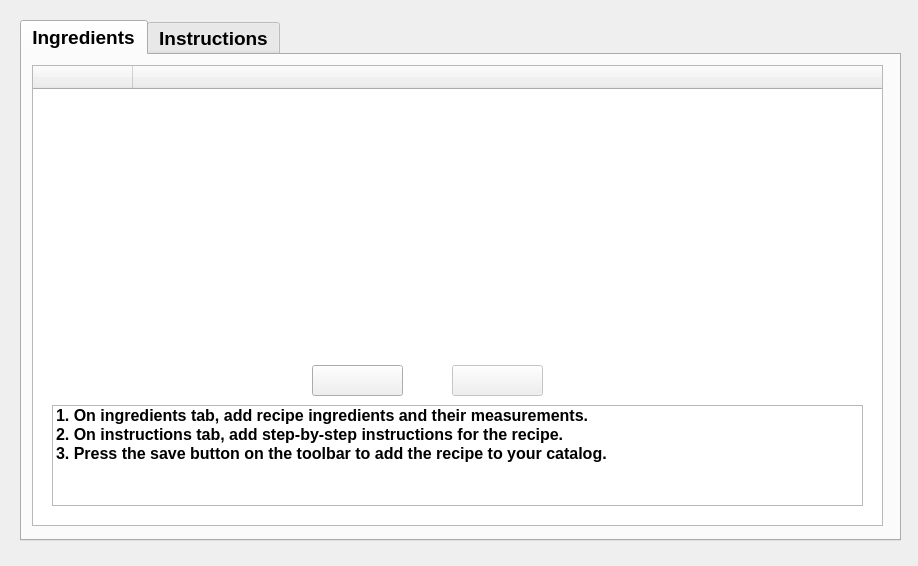
<?xml version="1.0" encoding="UTF-8"?>
<ui version="4.0">
 <class>Form</class>
 <widget class="QWidget" name="Form">
  <property name="geometry">
   <rect>
    <x>0</x>
    <y>0</y>
    <width>918</width>
    <height>566</height>
   </rect>
  </property>
  <property name="windowTitle">
   <string>Form</string>
  </property>
  <widget class="QStackedWidget" name="stackedPages">
   <property name="geometry">
    <rect>
     <x>10</x>
     <y>10</y>
     <width>901</width>
     <height>541</height>
    </rect>
   </property>
   <property name="currentIndex">
    <number>1</number>
   </property>
   <widget class="QWidget" name="catalogPage">
    <widget class="QPushButton" name="searchButton">
     <property name="geometry">
      <rect>
       <x>10</x>
       <y>430</y>
       <width>101</width>
       <height>101</height>
      </rect>
     </property>
     <property name="minimumSize">
      <size>
       <width>91</width>
       <height>91</height>
      </size>
     </property>
     <property name="toolTip">
      <string>search catalog</string>
     </property>
     <property name="text">
      <string/>
     </property>
     <property name="icon">
      <iconset resource="resource.qrc">
       <normaloff>:/icons/spyglass.png</normaloff>:/icons/spyglass.png</iconset>
     </property>
     <property name="iconSize">
      <size>
       <width>50</width>
       <height>50</height>
      </size>
     </property>
    </widget>
    <widget class="QTableWidget" name="catalogTable">
     <property name="enabled">
      <bool>true</bool>
     </property>
     <property name="geometry">
      <rect>
       <x>10</x>
       <y>10</y>
       <width>881</width>
       <height>411</height>
      </rect>
     </property>
     <property name="lineWidth">
      <number>1</number>
     </property>
     <property name="verticalScrollBarPolicy">
      <enum>Qt::ScrollBarPolicy::ScrollBarAlwaysOn</enum>
     </property>
     <property name="sizeAdjustPolicy">
      <enum>QAbstractScrollArea::SizeAdjustPolicy::AdjustToContentsOnFirstShow</enum>
     </property>
     <property name="alternatingRowColors">
      <bool>true</bool>
     </property>
     <property name="gridStyle">
      <enum>Qt::PenStyle::DotLine</enum>
     </property>
     <property name="sortingEnabled">
      <bool>true</bool>
     </property>
     <attribute name="horizontalHeaderVisible">
      <bool>true</bool>
     </attribute>
     <attribute name="horizontalHeaderCascadingSectionResizes">
      <bool>true</bool>
     </attribute>
     <attribute name="horizontalHeaderDefaultSectionSize">
      <number>263</number>
     </attribute>
     <attribute name="horizontalHeaderShowSortIndicator" stdset="0">
      <bool>true</bool>
     </attribute>
     <attribute name="horizontalHeaderStretchLastSection">
      <bool>false</bool>
     </attribute>
     <attribute name="verticalHeaderShowSortIndicator" stdset="0">
      <bool>true</bool>
     </attribute>
     <column>
      <property name="text">
       <string/>
      </property>
      <property name="font">
       <font>
        <pointsize>14</pointsize>
        <bold>true</bold>
       </font>
      </property>
     </column>
     <column>
      <property name="text">
       <string/>
      </property>
      <property name="font">
       <font>
        <pointsize>14</pointsize>
        <bold>true</bold>
       </font>
      </property>
     </column>
     <column>
      <property name="text">
       <string/>
      </property>
      <property name="font">
       <font>
        <pointsize>14</pointsize>
        <bold>true</bold>
       </font>
      </property>
     </column>
    </widget>
    <widget class="QLineEdit" name="lineEdit">
     <property name="geometry">
      <rect>
       <x>120</x>
       <y>450</y>
       <width>741</width>
       <height>61</height>
      </rect>
     </property>
     <property name="font">
      <font>
       <pointsize>18</pointsize>
       <bold>true</bold>
      </font>
     </property>
    </widget>
   </widget>
   <widget class="QWidget" name="recipePage">
    <widget class="QTabWidget" name="tabWidget">
     <property name="geometry">
      <rect>
       <x>10</x>
       <y>10</y>
       <width>881</width>
       <height>521</height>
      </rect>
     </property>
     <property name="font">
      <font>
       <pointsize>14</pointsize>
       <bold>true</bold>
      </font>
     </property>
     <property name="currentIndex">
      <number>0</number>
     </property>
     <widget class="QWidget" name="ingredientsTab">
      <attribute name="title">
       <string>Ingredients</string>
      </attribute>
      <widget class="QTableWidget" name="ingredientsTable">
       <property name="geometry">
        <rect>
         <x>10</x>
         <y>10</y>
         <width>851</width>
         <height>461</height>
        </rect>
       </property>
       <attribute name="horizontalHeaderMinimumSectionSize">
        <number>100</number>
       </attribute>
       <attribute name="horizontalHeaderStretchLastSection">
        <bool>true</bool>
       </attribute>
       <attribute name="verticalHeaderMinimumSectionSize">
        <number>40</number>
       </attribute>
       <attribute name="verticalHeaderDefaultSectionSize">
        <number>40</number>
       </attribute>
       <column>
        <property name="text">
         <string/>
        </property>
        <property name="font">
         <font>
          <pointsize>12</pointsize>
          <bold>true</bold>
         </font>
        </property>
       </column>
       <column>
        <property name="text">
         <string/>
        </property>
        <property name="font">
         <font>
          <pointsize>12</pointsize>
          <bold>true</bold>
         </font>
        </property>
       </column>
      </widget>
      <widget class="QStackedWidget" name="stackedWidget">
       <property name="geometry">
        <rect>
         <x>20</x>
         <y>300</y>
         <width>831</width>
         <height>161</height>
        </rect>
       </property>
       <property name="currentIndex">
        <number>1</number>
       </property>
       <widget class="QWidget" name="blankPage"/>
       <widget class="QWidget" name="guidePage">
        <widget class="QListWidget" name="howToWidget">
         <property name="geometry">
          <rect>
           <x>10</x>
           <y>50</y>
           <width>811</width>
           <height>101</height>
          </rect>
         </property>
         <property name="spacing">
          <number>3</number>
         </property>
         <property name="itemAlignment">
          <set>Qt::AlignmentFlag::AlignCenter</set>
         </property>
         <item>
          <property name="text">
           <string>1. On ingredients tab, add recipe ingredients and their measurements.</string>
          </property>
          <property name="font">
           <font>
            <pointsize>12</pointsize>
            <bold>true</bold>
           </font>
          </property>
         </item>
         <item>
          <property name="text">
           <string>2. On instructions tab, add step-by-step instructions for the recipe.</string>
          </property>
          <property name="font">
           <font>
            <pointsize>12</pointsize>
            <bold>true</bold>
           </font>
          </property>
         </item>
         <item>
          <property name="text">
           <string>3. Press the save button on the toolbar to add the recipe to your catalog.</string>
          </property>
          <property name="font">
           <font>
            <pointsize>12</pointsize>
            <bold>true</bold>
           </font>
          </property>
         </item>
        </widget>
        <widget class="QPushButton" name="addRowButton">
         <property name="geometry">
          <rect>
           <x>270</x>
           <y>10</y>
           <width>91</width>
           <height>31</height>
          </rect>
         </property>
         <property name="text">
          <string/>
         </property>
         <property name="icon">
          <iconset resource="resource.qrc">
           <normaloff>:/icons/plus_circle.png</normaloff>:/icons/plus_circle.png</iconset>
         </property>
         <property name="iconSize">
          <size>
           <width>20</width>
           <height>20</height>
          </size>
         </property>
        </widget>
        <widget class="QPushButton" name="removeRowButton">
         <property name="enabled">
          <bool>false</bool>
         </property>
         <property name="geometry">
          <rect>
           <x>410</x>
           <y>10</y>
           <width>91</width>
           <height>31</height>
          </rect>
         </property>
         <property name="text">
          <string/>
         </property>
         <property name="icon">
          <iconset resource="resource.qrc">
           <normaloff>:/icons/minus_circle.png</normaloff>:/icons/minus_circle.png</iconset>
         </property>
         <property name="iconSize">
          <size>
           <width>20</width>
           <height>20</height>
          </size>
         </property>
        </widget>
       </widget>
      </widget>
     </widget>
     <widget class="QWidget" name="instructionsTab">
      <attribute name="title">
       <string>Instructions</string>
      </attribute>
      <widget class="QTableWidget" name="instructionsTable">
       <property name="geometry">
        <rect>
         <x>10</x>
         <y>10</y>
         <width>851</width>
         <height>461</height>
        </rect>
       </property>
       <attribute name="horizontalHeaderVisible">
        <bool>false</bool>
       </attribute>
       <attribute name="horizontalHeaderStretchLastSection">
        <bool>true</bool>
       </attribute>
       <column>
        <property name="text">
         <string/>
        </property>
       </column>
      </widget>
     </widget>
    </widget>
   </widget>
   <widget class="QWidget" name="groceryPage">
    <widget class="QListWidget" name="groceryList">
     <property name="geometry">
      <rect>
       <x>10</x>
       <y>10</y>
       <width>881</width>
       <height>521</height>
      </rect>
     </property>
    </widget>
   </widget>
  </widget>
 </widget>
 <resources>
  <include location="resource.qrc"/>
 </resources>
 <connections/>
</ui>
